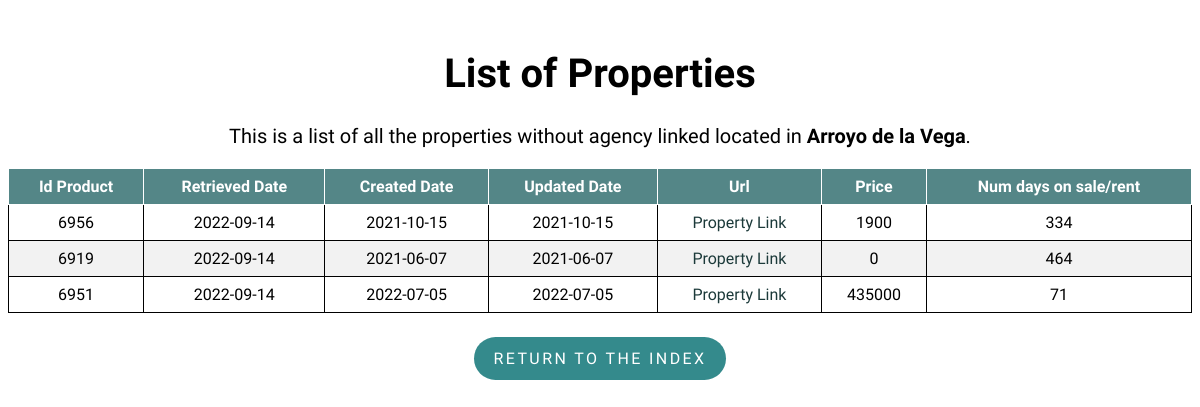
Before: /property/Arroyo de la Vega with the older database file.
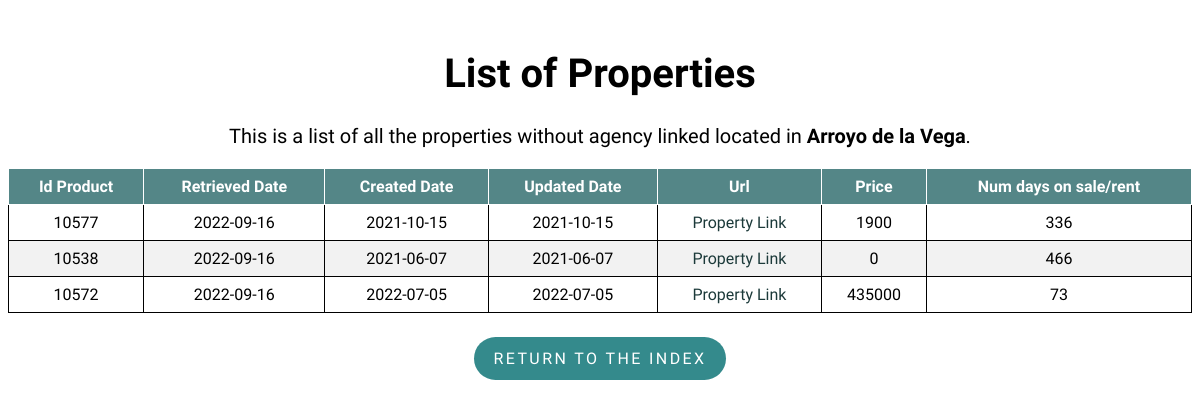
After: the same page with the newer database file.
### flask-app/read_db.py (models this page shows)
class Property(db.Model):
    __tablename__ = 'properties'
    id_product = db.Column(db.Integer, primary_key=True)
    retrieved_date = db.Column(db.Date)
    created_date = db.Column(db.Date)
    url = db.Column(db.Text)
    mobile = db.Column(db.Integer)
    agency = db.Column(db.Text)
    real_estate_id = db.Column(db.Integer)
    price = db.Column(db.Integer)
    type_id = db.Column(db.Integer)
    trans_type_id = db.Column(db.Integer)
    location = db.Column(db.Text)
    num_days = db.Column(db.Integer)
    updated_date = db.Column(db.Date)

### flask-app/read_db.py (the view)
@app.route('/property/<location>', methods=['GET', 'POST'])
def property(location):
    properties = Property.query.filter_by(
        type_id=1, location=location).order_by(Property.url).distinct()
    return render_template('list.html', properties=properties, location=location)

### flask-app/templates/list.html (shortened to what this page needs)
<!DOCTYPE html>
<html lang="en">
<head>
    <link rel="stylesheet" type="text/css" href="{{ url_for('static', filename='styles/style.css') }}">
    <link rel="stylesheet" type="text/css" href="{{ url_for('static', filename='styles/tablesort.css') }}">
</head>
<body>
    <h1 class="list_header" style="font-size:40px;">List of Properties</h1>
    <p class="list_header" style="margin-top: 25px;font-size:20px;">This is a list of all the properties without agency linked located in
        <strong>{{ location }}</strong>.
    </p>
    <table class="table table-sortable">
        <thead>
            <tr>
                <th>Id Product</th>
                <th>Retrieved Date</th>
                <th>Created Date</th>
                <th>Updated Date</th>
                <th>Url</th>
                <th>Price</th>
                <th>Num days on sale/rent</th>
            </tr>
        </thead>
        <tbody>
            {% for property in properties %}
            <tr>
                <td>{{ property.id_product }}</td>
                <td>{{ property.retrieved_date }}</td>
                <td>{{ property.created_date }}</td>
                <td>{{ property.updated_date }}</td>
                <td>
                    <a class="property_link" href={{ property.url }}>Property Link</a>
                </td>
                <td><a>{{ property.price }}</a></td>
                <td>{{ property.num_days }}</td>
            </tr>
            {% endfor %}
        </tbody>
    </table>
    <div class = "btn_container">
        <p class="return_btn"><a class = "btn_link" href="{{ url_for('index') }}">Return to the index</a></p>
    </div>
</body>
</html>

### flask-app/static/styles/style.css (style rules this page uses)
body { font-family: 'Muli','Open Sans','Open Sans-fallback',sans-serif; }
table, th, td { border: 1px solid; }
table { width: 100%; border-collapse: collapse; }
th, td { text-align: center; padding: 8px; }
tr:nth-child(even) { background-color: #f2f2f2 }
th { background-color: rgb(84, 134, 135); color: white; }
.index_header, .list_header { margin-top: 50px; text-align: center; }
a.property_link { text-decoration: none; }
a.property_link:link, a.property_link:visited { color: rgb(28, 58, 58); }
.return_btn { display: inline-block; padding: .75rem 1.25rem; border-radius: 10rem; text-transform: uppercase; font-size: 1rem; letter-spacing: .15rem; transition: all .3s; position: relative; overflow: hidden; z-index: 1; background-color: rgb(52, 138, 140); }
.btn_link { text-decoration: none; color: #fff; }
.btn_container { margin-top: 8px; display: flex; justify-content: center; align-items: center; }

### flask-app/static/styles/tablesort.css (style rules this page uses)
.table-sortable th { cursor: pointer; }

Changed rows visible on the page:
removed Property: id_product "6956", retrieved_date "2022-09-14", created_date "2021-10-15", updated_date "2021-10-15", price "1900", num_days "334"
removed Property: id_product "6919", retrieved_date "2022-09-14", created_date "2021-06-07", updated_date "2021-06-07", price "0", num_days "464"
removed Property: id_product "6951", retrieved_date "2022-09-14", created_date "2022-07-05", updated_date "2022-07-05", price "435000", num_days "71"
added Property: id_product "10577", retrieved_date "2022-09-16", created_date "2021-10-15", updated_date "2021-10-15", price "1900", num_days "336"
added Property: id_product "10538", retrieved_date "2022-09-16", created_date "2021-06-07", updated_date "2021-06-07", price "0", num_days "466"
added Property: id_product "10572", retrieved_date "2022-09-16", created_date "2022-07-05", updated_date "2022-07-05", price "435000", num_days "73"
